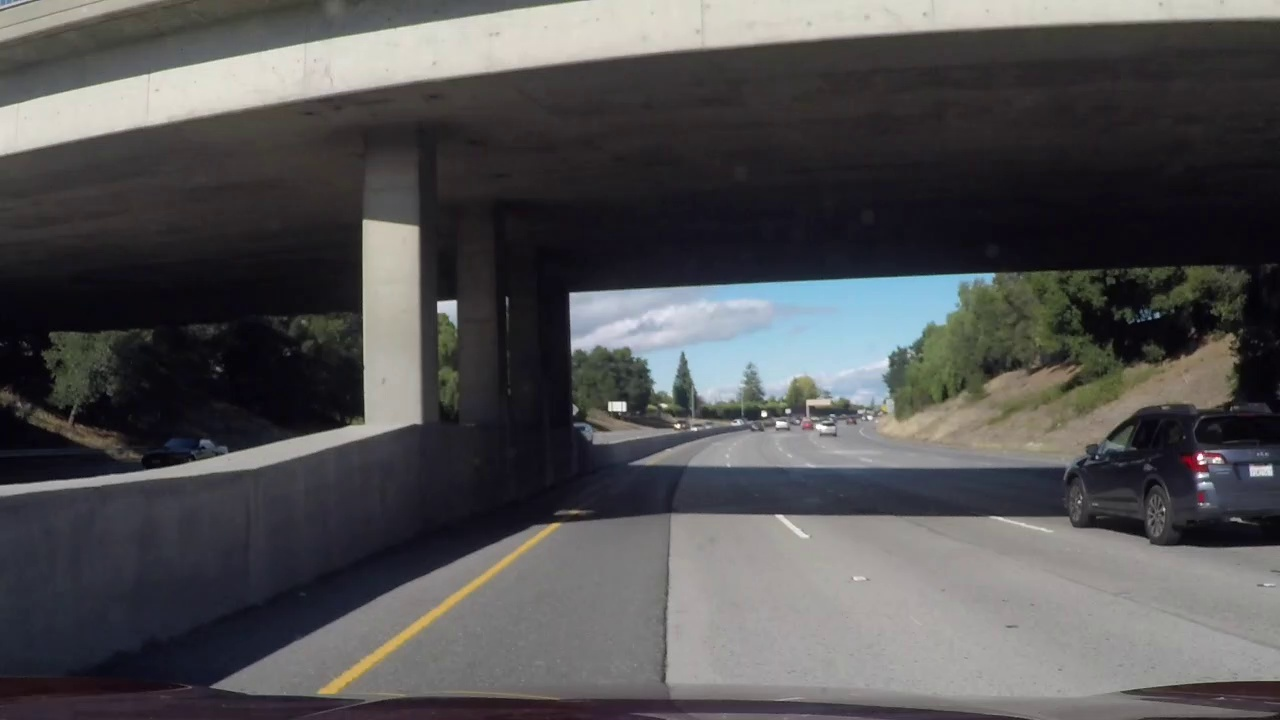
#> input picture test_images/challenge_video_frame_120.jpg, 1280 x 720 px, found by its file name
$ jupyter execute --allow-errors 'final notebook.ipynb'   (older library calls are emulated)
#> lines starting #> are read from the running program, lines starting #| are printed output that depends on the picture; after the words box and inside, x2 and y2 are one past the last pixel; in counts of white or black regions, pixels touching at a corner belong together
# method to plot 2 images

[cell 1]
# Plot function to compare two images [original vs. processed]
# [8 lines left out: function plt_images, not called in this run]

# Import Essential Libraries

[cell 2]
import numpy as np
import matplotlib.image as mpimg
import matplotlib.pyplot as plt
import cv2
from docopt import docopt
from moviepy.editor import VideoFileClip
import glob
from google.colab.patches import cv2_imshow

# Read a test frame

[cell 3]
# the image is now BGR
original_test_BGR = cv2.imread('/content/challenge_video_frame_120.jpg')
#> original_test_BGR is the input picture: shape (720, 1280, 3); mean B, G, R 82.5, 81.3, 82
original_test_RGB = cv2.cvtColor(original_test_BGR, cv2.COLOR_BGR2RGB)
test_frame_img = mpimg.imread('/content/challenge_video_frame_120.jpg')
plt.imshow(test_frame_img)

# (1) Calibrate the camera and remove the distortion

## Camera Calibration

[cell 4]
def calibrate_camera():
  """ Calibrate the camera using list of calibration images and return the
      camera matrix and distortion coeff
   """
  # 9 intersections in x-axis and 6 intersections in y-axis
  nx = 9
  ny = 6
  objpoints = []
  imgpoints = []
  # create matrix with size of all corners with 3 dim
  objp = np.zeros((nx*ny, 3), np.float32)
  objp[:,:2] = np.mgrid[0:nx, 0:ny].T.reshape(-1, 2)

  # Make a list of calibration images
  frames = glob.glob('/content/drive/MyDrive/camera_cal/calibration*.jpg')
  # loop through the frames paths
  for frame in frames:
    # read the frame using the given path
    img = mpimg.imread(frame)
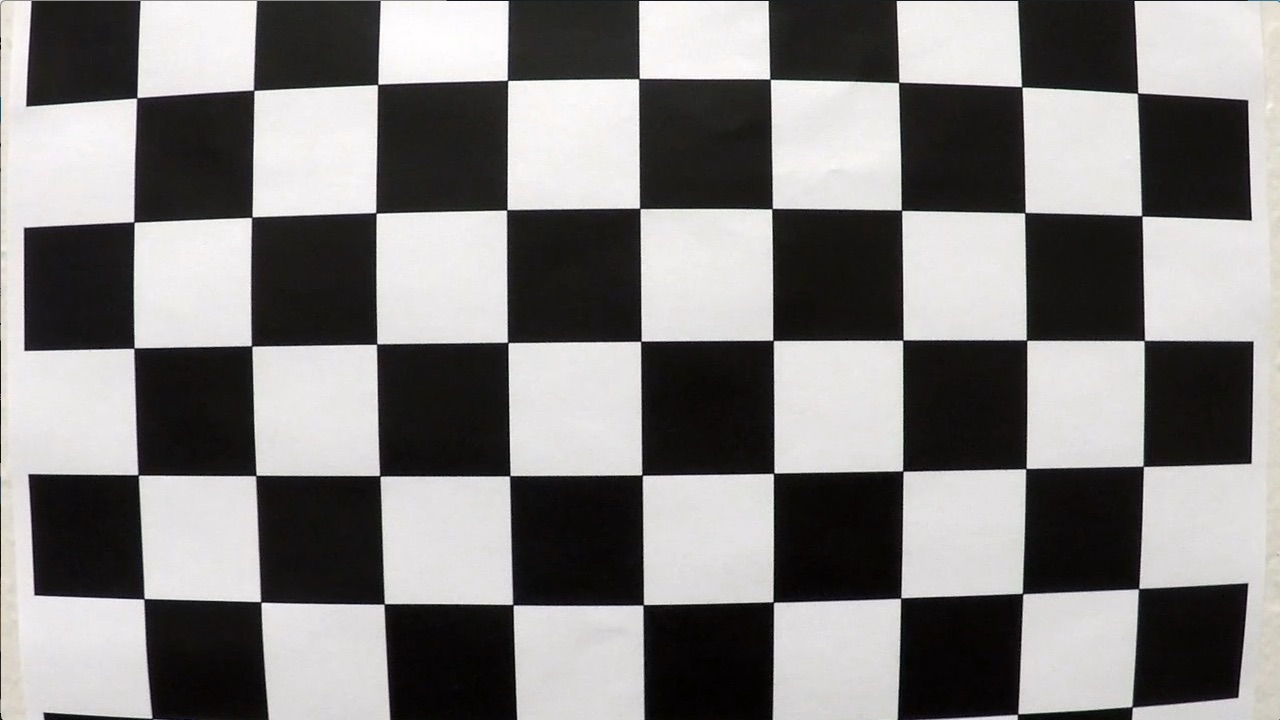
#> input picture camera_cal/calibration1.jpg, 1280 x 720 px
#> img is the input picture: shape (720, 1280, 3); mean R, G, B 130.1, 128.4, 127.8
    # calibration_img_BGR = cv2.imread(frame)
    # calibration_img_RGB = cv2.cvtColor(calibration_img_BGR, cv2.COLOR_BGR2RGB)
    # Find chessboard corners
    ret, corners = cv2.findChessboardCorners(img, (nx, ny))
#> ret = False; corners = None
    if ret:
      imgpoints.append(corners)
      objpoints.append(objp)

  shape = (img.shape[1], img.shape[0])
  ret, mtx, dist, _, _ = cv2.calibrateCamera(objpoints, imgpoints, shape, None, None)
#> ret = 0.52; mtx = [[1072.5, 0, 657.6], [0, 1084.5, 284], [0, 0, 1]]; dist = [[-0.361, 1.03, 0.0145, 0.0027, -1.87]]
  return mtx, dist

camera_Matrix, distortion_Coeff = calibrate_camera()
#> camera_Matrix = [[1072.5, 0, 657.6], [0, 1084.5, 284], [0, 0, 1]]; distortion_Coeff = [[-0.361, 1.03, 0.0145, 0.0027, -1.87]]

## Undistortion

[cell 5]
def undistort(test_frame):
  """
    # Method number 1 in pipeline of the main function ...
    this method remove the distortion from the image
  """
  return cv2.undistort(test_frame, camera_Matrix, distortion_Coeff, None, camera_Matrix)

[cell 6]
undistorted_img = undistort(test_frame_img)
plt.imshow(undistorted_img)

[cell 7]
calibrated_BGR = cv2.imread('/content/drive/MyDrive/camera_cal/calibration01.jpg')
#> (the rest of this cell did not finish here and is left out)

#> (a cell that did not finish here is left out)

# (2) Finding Top (Eye-bird) view from Front-view

[cell 9]
src = np.float32([(550, 460),     # top-left
                  (150, 720),     # bottom-left
                  (1200, 720),    # bottom-right
                  (770, 460)])    # top-right
dst = np.float32([(100, 0),
                  (100, 720),
                  (1100, 720),
                  (1100, 0)])

[cell 10]
def get_transform_matrix(src, dst):
  """ get the transform matrix from src and dst dimensions """
  M = cv2.getPerspectiveTransform(src, dst)
  return M

def get_inverse_transform_matrix(src, dst):
  """ get the inverse transform matrix from src and dst dimensions """
  M_inv = cv2.getPerspectiveTransform(dst, src)
  return M_inv

[cell 11]
# get the transform and inverse transform matrix
transform_matrix = get_transform_matrix(src, dst)
inverse_transform_matrix = get_inverse_transform_matrix(src, dst)

[cell 12]
def get_eye_bird_view(img, img_size=(1280, 720), flags=cv2.INTER_LINEAR):
  """
  Take a front view image and transform to top view
  Parameters:
      img (np.array): A front view image
      img_size (tuple): Size of the image (width, height)
      flags : flag to use in cv2.warpPerspective()

  Returns:
      Image (np.array): Top view image
  """
#> called with img_size = (1280, 720), flags = 1
  return cv2.warpPerspective(img, transform_matrix, img_size, flags=flags)

[cell 13]
def get_front_view(img, img_size=(1280, 720), flags=cv2.INTER_LINEAR):
  """ Take a top view image and transform it to front view

  Parameters:
      img (np.array): A top view image
      img_size (tuple): Size of the image (width, height)
      flags (int): flag to use in cv2.warpPerspective()

  Returns:
      Image (np.array): Front view image
  """
#> called with img_size = (1280, 720), flags = 1
  return cv2.warpPerspective(img, inverse_transform_matrix, img_size, flags=flags)

[cell 14]
eye_bird_undistorted_img = get_eye_bird_view(undistorted_img)
plt.imshow(eye_bird_undistorted_img)

[cell 15]
x = get_front_view(eye_bird_undistorted_img)
plt.imshow(x)

# (3) Thresholding

[cell 16]
def threshold_rel(img, lo, hi):
  vmin = np.min(img)
  # print("vmin = ", vmin)
  vmax = np.max(img)
  # print("vmax = ", vmax)
  vlo = vmin + (vmax - vmin) * lo
  # print("vlo = ", vlo)
  vhi = vmin + (vmax - vmin) * hi
  # print("vhi = ", vhi)
  # print(np.uint8((img >= vlo) & (img <= vhi)) * 255)
  return np.uint8((img >= vlo) & (img <= vhi)) * 255

def threshold_abs(img, lo, hi):
  # print(np.uint8((img >= lo) & (img <= hi)) * 255)
  return np.uint8((img >= lo) & (img <= hi)) * 255

[cell 17]
def thresholding(img):
  """ Take an image and extract all relavant pixels.

  Parameters:
      img (np.array): Input image

  Returns:
      binary (np.array): A binary image represent all positions of relavant pixels.
  """
  hls = cv2.cvtColor(img, cv2.COLOR_RGB2HLS)
#> hls: shape (720, 1280, 3); mean of channels 0, 1, 2 90.9, 87.2, 29.7
  hsv = cv2.cvtColor(img, cv2.COLOR_RGB2HSV)
#> hsv: shape (720, 1280, 3); mean H, S, V 90.9, 48.7, 92.8
  h_channel = hls[:,:,0]
  l_channel = hls[:,:,1]
  s_channel = hls[:,:,2]
  v_channel = hsv[:,:,2]
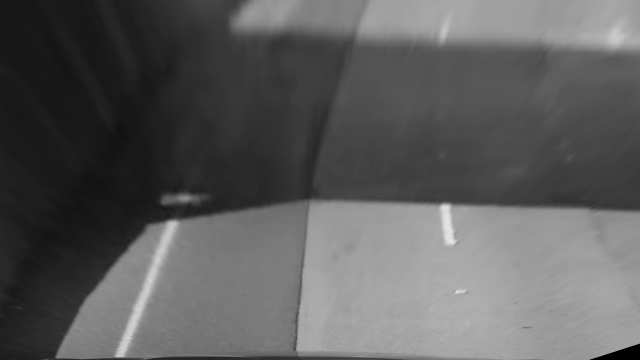
#> v_channel: shape (720, 1280) (shown at 1/2 size); min 0, max 231, mean 92.8
  # we choosed the L-channel to detect the right lane because the right lane is almost white
  # so we put the min threshold to 80% and max threshold to be 100%
  right_lane = threshold_rel(l_channel, 0.8, 1.0)
#> in threshold_rel, `vmin = np.min(img)`: vmin = 0
#> in threshold_rel, `vmax = np.max(img)`: vmax = 228
#> in threshold_rel, `vlo = vmin + (vmax - vmin) * lo`: vlo = 182.4
#> in threshold_rel, `vhi = vmin + (vmax - vmin) * hi`: vhi = 228
  right_lane[:,:750] = 0
  # print("right_lane", right_lane)
  # choose the range from 30*(2/3) = 20 and 60*(2/3) = 40 but we will take the range from 20 to 30 only because the dark yellow is not in our case
  left_lane = threshold_abs(h_channel, 20, 30)
#> in threshold_abs, `return np.uint8((img >= lo) & (img <= hi)) * 255`:
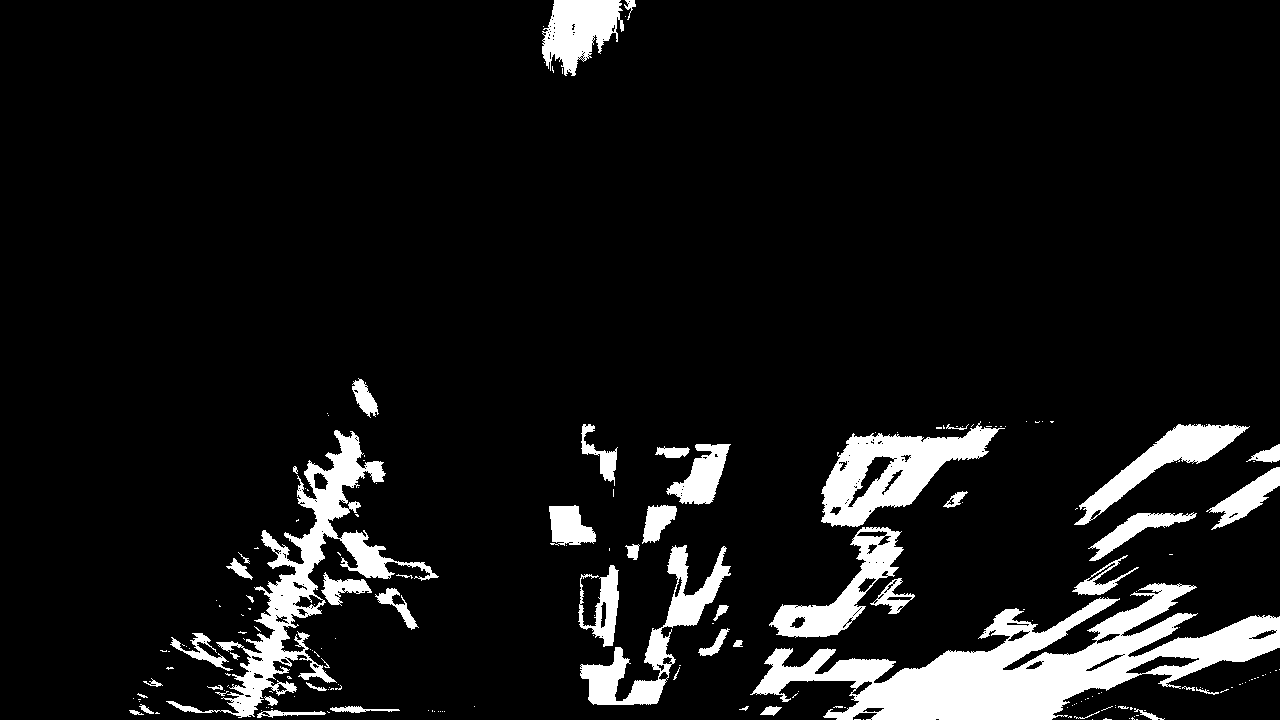
#> returned value: shape (720, 1280); 9% white; 197 white regions (144 under 20 px), largest, box (x1, y1, x2, y2) and area: (750, 583, 1280, 720) 27713, (166, 430, 439, 718) 12171, (821, 421, 1005, 527) 8206
  # the value of the color is from 70 % to 100 % in intensity
  left_lane &= threshold_rel(v_channel, 0.7, 1.0)
  left_lane[:,550:] = 0
#> left_lane: shape (720, 1280); 0.52% white; 1 white region, box (x1, y1, x2, y2) and area: (229, 443, 356, 714) 4809
  img2 = left_lane | right_lane
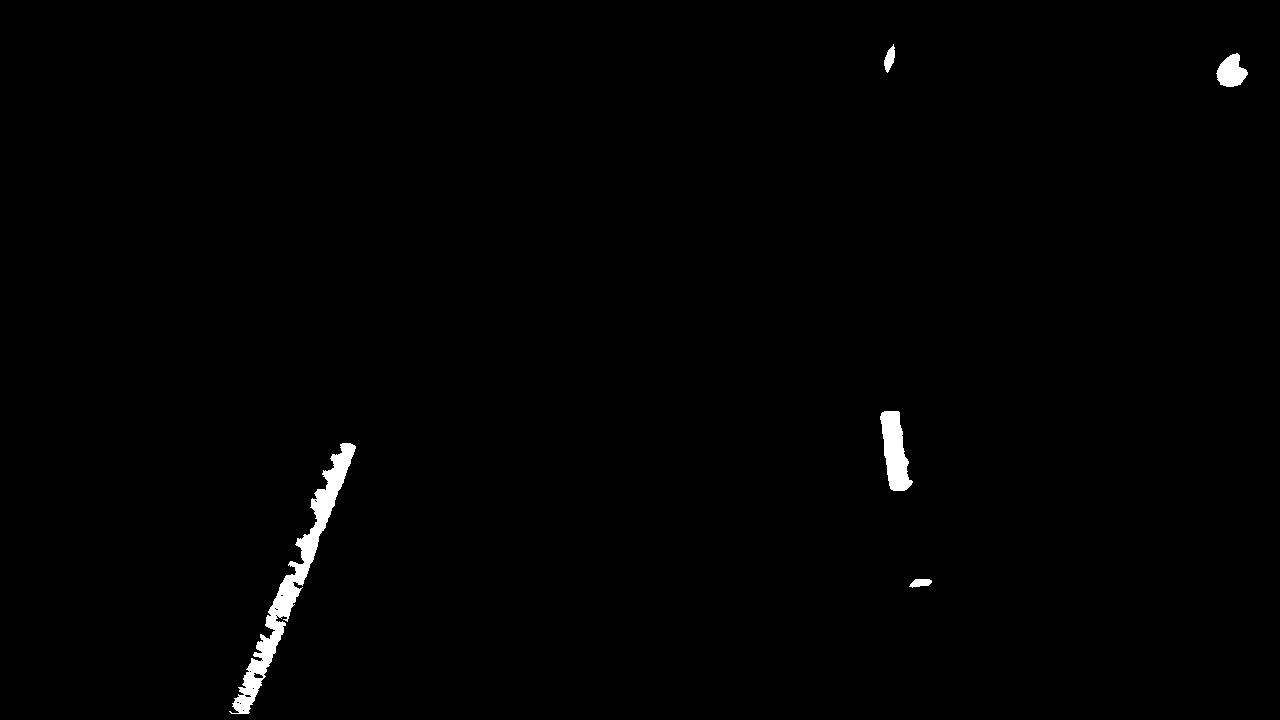
#> img2: shape (720, 1280); 0.81% white; 5 white regions, box (x1, y1, x2, y2) and area: (229, 443, 356, 714) 4809, (880, 411, 913, 491) 1605, (1216, 53, 1248, 87) 705, (884, 44, 895, 73) 186, (909, 579, 932, 588) 143
  return img2

[cell 18]
thresholded_img = thresholding(eye_bird_undistorted_img)
plt.imshow(thresholded_img)

[cell 19]
# Plot function to compare two images [original vs. processed]
def plt_images(orig_image, orig_title, processed_image, processed_title, cmap='gray'):
  # Visualize undirstorsion
  f, (ax1, ax2) = plt.subplots(1, 2, figsize=(25, 10))
  ax1.set_title(orig_title, fontsize=30)
  ax1.imshow(orig_image)
  ax2.set_title(processed_title, fontsize=30)
  ax2.imshow(processed_image, cmap='gray')
  plt.subplots_adjust(left=0., right=1, top=0.9, bottom=0.)

plt_images(thresholded_img, "source", thresholded_img, "output")

# (4) Lane Lines Detection

* we will assume that we will have 9 windows per lane
* the width of the window = 2 * margin
* margin = 100
* the minimum number of pixels to recenter a single window is minpix , and minpix = 50

[cell 20]
# def forward(img):
#   extract_features(img)
#   return fit_poly(img)

### get_histogram ▶
 this function receives an image and retuns histogram representation

[cell 21]
# def get_histogram(img):
#   """ function that returns a histogram for a passed image """
#   # take the bottom half of the image by taking all rows starting
#   # from the middle of the image to the bottom of the image
#   # and take all the width
#   bottom_half = img[img.shape[0]//2:,:]
#   # return the sum of all the rows starting from the bottom half of the image
#   return np.sum(bottom_half, axis=0)

### Extract_Features() ▶

#### Required Variables

[cell 22]
# [18 lines of commented-out code are left out]

### Extract more features

[cell 23]
# def extract_features(img):
#   global nonzero
#   global nonzerox
#   global nonzeroy
#   global window_height
#   window_height = np.int(thresholded_img.shape[0]//nwindows)
#   # Identify the x and y positions of all nonzero pixel in the image
#   nonzero = thresholded_img.nonzero()
#   # returns the nonzero from width (cols)
#   nonzerox = np.array(nonzero[1])
#   # returns the nonzero from height (rows)
#   nonzeroy = np.array(nonzero[0])

we have 9 windows per lane, and we have the height of the lane which is equale the height of the eye-bird image .. so we can calculate the height of a single window

### lets test the histogram of our eye-bird thresholded image

[cell 24]
# histo = get_histogram(thresholded_img)
# plt.plot(histo)
# plt.xlim(0, 1280)

### pixels_in_window ▶
 returns all pixels that in a specific window

[cell 25]
# def pixels_in_window(center, margin, height):
#   global nonzerox
#   global nonzeroy
#   """ Return all pixel that in a specific window

#   Parameters:
#       center (tuple): coordinate of the center of the window
#       margin (int): half width of the window
#       height (int): height of the window

#   Returns:
#       pixelx (np.array): x coordinates of pixels that lie inside the window
#       pixely (np.array): y coordinates of pixels that lie inside the window
#   """
#   topleft = (center[0]-margin, center[1]-height//2)
#   bottomright = (center[0]+margin, center[1]+height//2)

#   condx = (topleft[0] <= nonzerox) & (nonzerox <= bottomright[0])
#   condy = (topleft[1] <= nonzeroy) & (nonzeroy <= bottomright[1])
#   return nonzerox[condx&condy], nonzeroy[condx&condy]

<!--  -->

### find_lane_pixels(img) ▶
find all pixels of the lane by getting the all non-zero pixels on each window and add them all together, same for the right lane

[cell 26]
# def find_lane_pixels(img):
#   """
#   this function find the x,y coordinates of all pixels in left lane
#   and also find the x,y coordinates of all pixels in right lane
#   returns:
#     > leftx
#     > rightx
#     > lefty
#     >righty
#   """
#   global window_height
#   global nwindows
#   global margin
#   global minpix

#   assert(len(img.shape) == 2)
#   # Create an output image to draw on and visualize the result
#   out_img = np.dstack((img, img, img))

#   # get the histogram of the image
#   histogram = get_histogram(img)
#   # get the mid point of this histogram
#   midpoint = histogram.shape[0]//2
#   # divide the histogram to 2 parts
#   # -> getting the max index of max point from starting point of the histogram to the midpoint
#   leftx_base = np.argmax(histogram[:midpoint])
#   # -> the max index of max point from midpoint to the end of histogram
#   rightx_base = np.argmax(histogram[midpoint:]) + midpoint

#   # lets now store the left_base and right_base into new variables to update them without any errors
#   leftx_current = leftx_base
#   rightx_current = rightx_base

#   # initially we are above the height of the image by 0.5 window height  = 370 "350 + 20" window_height = 40
#   y_current = img.shape[0] + window_height//2

#   # Create empty lists to reveice left and right lane pixel
#   leftx, lefty, rightx, righty = [], [], [], []

#   # Step through the windows one by one
#   for _ in range(nwindows):
#     # center of the current window (from top to bottom)
#     y_current -= window_height
#     # we are operating the left and right window in parallel,
#     # we are starting from the center of the first window of left and right lanes starting from top to bottm
#     center_left = (leftx_current, y_current)
#     center_right = (rightx_current, y_current)

#     good_left_x, good_left_y = pixels_in_window(center_left, margin, window_height)
#     good_right_x, good_right_y = pixels_in_window(center_right, margin, window_height)

#     # Append these indices to the lists
#     leftx.extend(good_left_x)
#     lefty.extend(good_left_y)
#     rightx.extend(good_right_x)
#     righty.extend(good_right_y)

#     if len(good_left_x) > minpix:
#         leftx_current = np.int32(np.mean(good_left_x))
#     if len(good_right_x) > minpix:
#         rightx_current = np.int32(np.mean(good_right_x))

#   return leftx, lefty, rightx, righty, out_img

### we won't use the Hough transform to detect the lines because Hough transform works well with straight lines but we are dealing with curved lines, so we will use polyfit technique which fits the curved lines by mapping the given points with a polynomial from given degree "we will set the degree to be = 2" So, the poly will be `a X^2 + b X + c `

### fit_poly(img) ▶
 using fitpoly technique instead of hough transform as we mentioned

[cell 27]
# [46 lines of commented-out code are left out]

### function to measure the curvature ▶

[cell 28]
# [19 lines of commented-out code are left out]

### test the fit poly which detects the lines and fill the space

[cell 29]
# out_img =  fit_poly(thresholded_img)
# plt.imshow(out_img)

### now get the front view of the processed image

[cell 30]
# out_img = get_front_view(out_img)
# plt.imshow(out_img)

### finally combine the images together to find the result frame before saving to the video

[cell 31]
# out_img = cv2.addWeighted(original_test_RGB, 1, out_img, 0.6, 0)
# plt.imshow(out_img)

### plotting function ▶

[cell 32]
# [79 lines of commented-out code are left out]

[cell 33]
# plotted = plot(out_img)
# plt.imshow(plotted)

# CLass Based

[cell 34]
# [10 lines left out: function hist, not called in this run]

class LaneLines:

    def __init__(self):
        self.left_fit = None
        self.right_fit = None
        self.binary = None
        self.nonzero = None
        self.nonzerox = None
        self.nonzeroy = None
        self.clear_visibility = True
        self.dir = []
        # optional ................................
        self.left_curve_img = mpimg.imread('left_turn.png')
        self.right_curve_img = mpimg.imread('right_turn.png')
        self.keep_straight_img = mpimg.imread('straight.png')
        self.left_curve_img = cv2.normalize(src=self.left_curve_img, dst=None, alpha=0, beta=255, norm_type=cv2.NORM_MINMAX, dtype=cv2.CV_8U)
        self.right_curve_img = cv2.normalize(src=self.right_curve_img, dst=None, alpha=0, beta=255, norm_type=cv2.NORM_MINMAX, dtype=cv2.CV_8U)
        self.keep_straight_img = cv2.normalize(src=self.keep_straight_img, dst=None, alpha=0, beta=255, norm_type=cv2.NORM_MINMAX, dtype=cv2.CV_8U)

        # HYPERPARAMETERS
        # Number of sliding windows
        self.nwindows = 9
        # Width of the the windows +/- margin
        self.margin = 100
        # Mininum number of pixels found to recenter window
        self.minpix = 50
#! DONE
    # [234 lines left out: functions forward, pixels_in_window, extract_features, find_lane_pixels, fit_poly, plot and 1 more, not called in this run]

# (5) Pipeline

[cell 35]
from docopt import docopt
from moviepy.editor import VideoFileClip
from IPython.core.display import Video

#> (a cell that did not finish here is left out)

[cell 37]
# [10 lines left out: function pipeline, not called in this run]

### Lets test our pipeline on a single frame

[cell 38]
# result_testing = pipeline(original_test_RGB)
# plt.imshow(result_testing)

[cell 39]
def process_video(input_path, output_path):
    clip = VideoFileClip(input_path)
    out_clip = clip.fl_image(pipeline)
    out_clip.write_videofile(output_path, audio=False)

### lets now test the pipeline on a video

[cell 40]
process_video('challenge_video.mp4' , 'output_v5.mp4')
#> (the call stopped at in process_video, `clip = VideoFileClip(input_path)`: moviepy is not available in this run)
